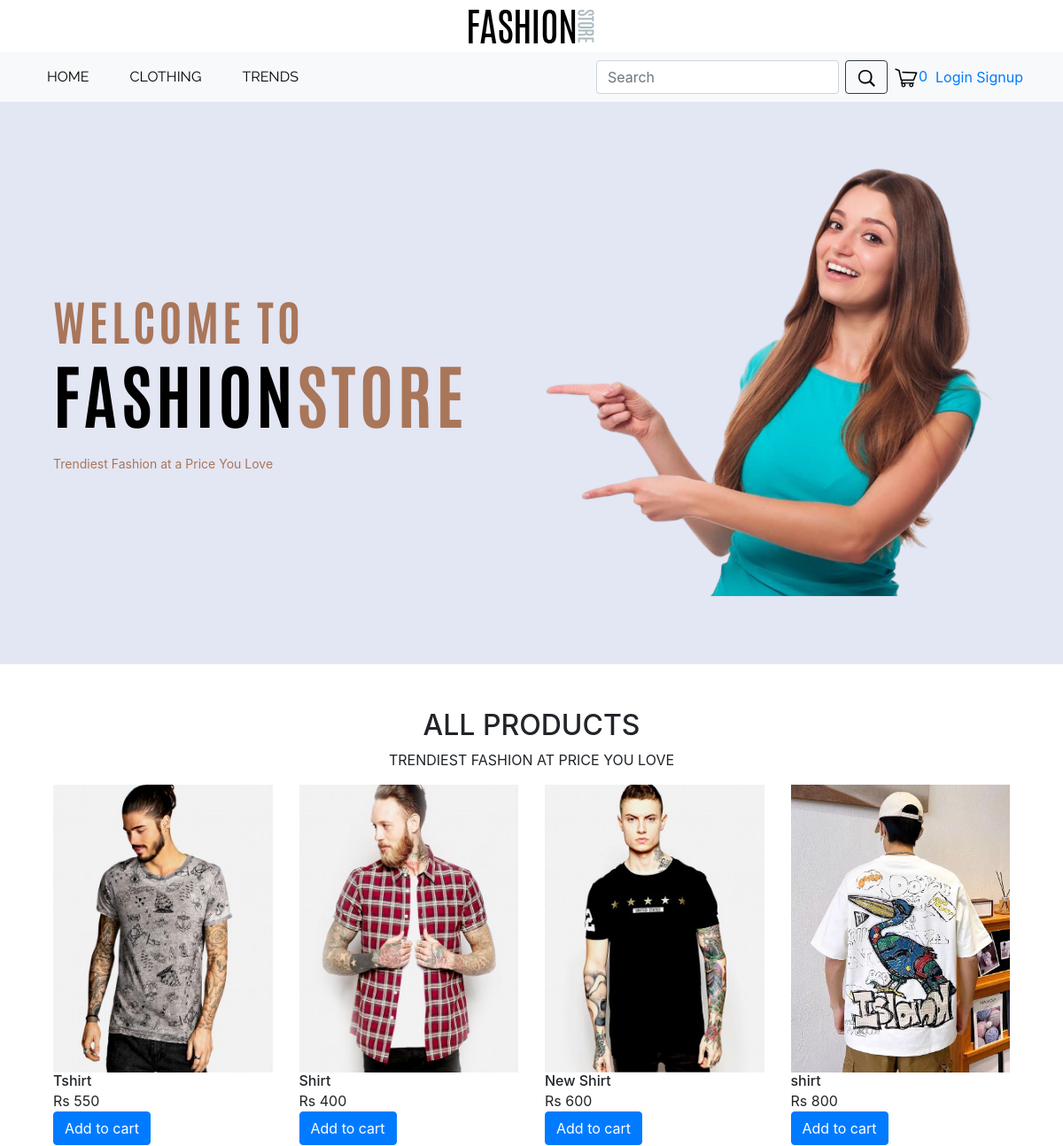
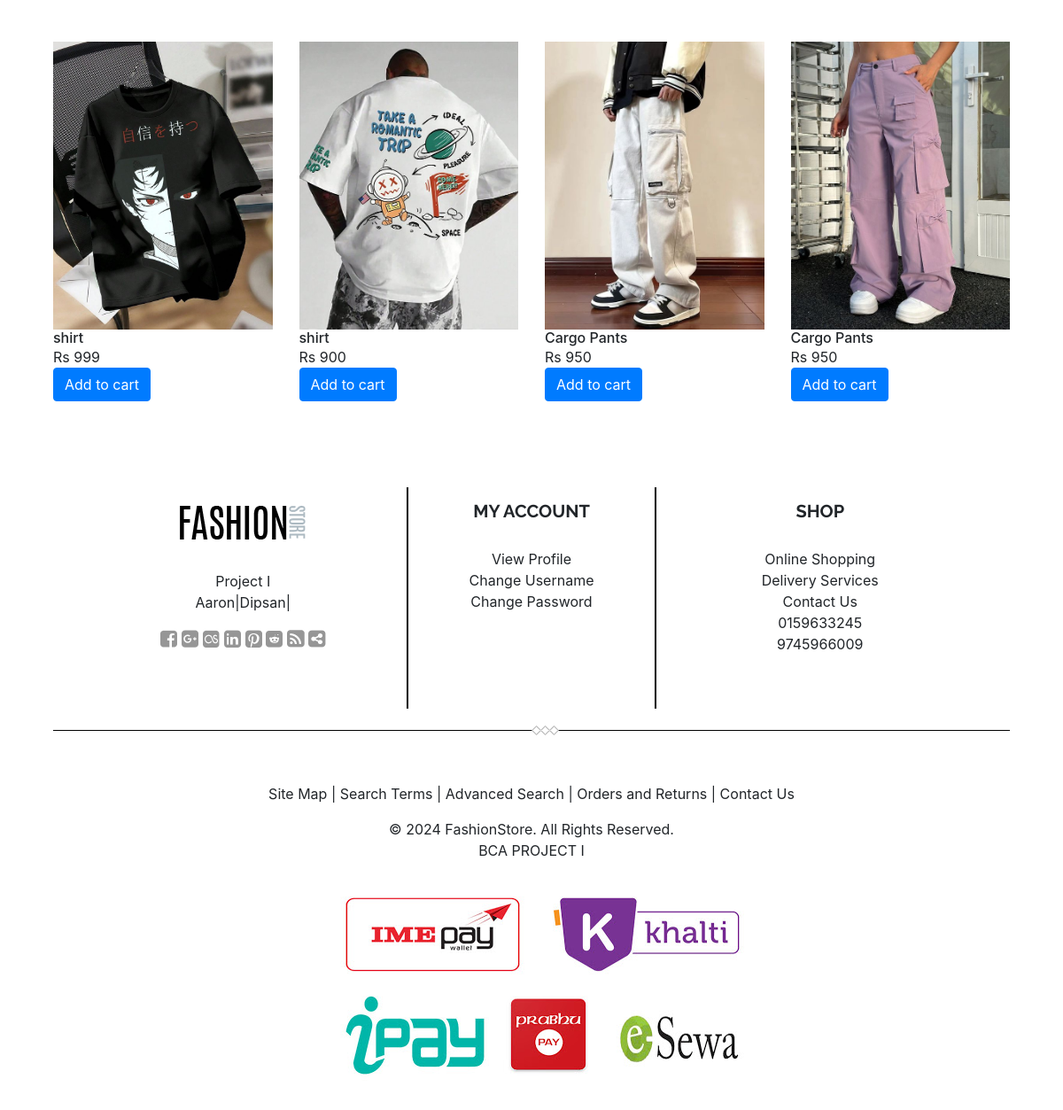
The page / on the database its author committed (2 pictures, top to bottom).
### tables this page shows
CREATE TABLE `product` (
  `id` int(100) NOT NULL,
  `name` varchar(100) NOT NULL,
  `catagory` varchar(100) NOT NULL,
  `description` varchar(100) NOT NULL,
  `quantity` int(100) NOT NULL,
  `Price` int(100) NOT NULL,
  `imgname` varchar(100) NOT NULL
);

### products.php (the view, shortened to what this page needs)
<div class="container product">
    <div class="row">
      <?php
      $sql = "SELECT * FROM product";
      $result = $conn->query($sql);
      if (mysqli_num_rows($result) > 0) {
        while ($row = mysqli_fetch_assoc($result)) {
      ?>
          <div class="col-md-3 col-sm-6 col-6 mb-5 product-card">
            <form action="<?php echo $_SERVER['PHP_SELF']; ?>" method="post">
              <img src="admin/product_img/<?php echo $row['imgname']; ?>">
              <div>
                <h6 class="mb-0"><?php echo $row["name"] ?></h6>
                <span>Rs <?php echo $row["Price"] ?></span>
                <input type="hidden" name="product_price" value="<?php echo $row['Price']; ?>"><br>
                <input type="submit" class="btn btn btn-primary" value="Add to cart" name="add_to_cart">
              </div>
            </form>
          </div>
      <?php
        }
      } else
        echo "0 results";
      ?>
    </div>
  </div>

### header.php (shortened to what this page needs)
<!DOCTYPE html>
<html>
<head>
    <link rel="stylesheet" href="https://stackpath.bootstrapcdn.com/bootstrap/4.5.0/css/bootstrap.min.css">
<link rel="stylesheet" href="css/style.css">
    <link rel="stylesheet" type="text/css" href="css/responsive.css">
</head>
<body>
  <header>
    <div class="container">
    <div class="header-top">
        <div class="row">
          <div class="col-md-12 text-center">
            <a href=""><img src="img/logo.png"></a>
          </div>
        </div>
    </div>
    </div>
  </header>
<nav class="navbar navbar-expand-lg navbar-light bg-light">
  <div class="container">
    <div class="collapse navbar-collapse" id="navbarSupportedContent">
      <ul class="navbar-nav mr-auto">
        <li class="nav-item">
          <a class="nav-link" href="index.php">Home</a>
        </li>
        <li class="nav-item">
          <a class="nav-link" href="Clothing.php"> Clothing</a>
        </li>
        <li class="nav-item">
          <a class="nav-link" href="Trends.php">Trends</a>
        </li>
      </ul>
      <form class="form-inline"  action="search(1).php" method="post">
        <input class="form-control" type="search" placeholder="Search" aria-label="Search" name="name">
        <button class="btn btn-outline-dark" type="submit" style="margin-left:7px;margin-right:7px;"><img src="img/search.png"></button>
        </form>
        <?php
          $total=0;
              ?>
        <a href="cart(1).php"><img src="img/cart.png"><?php echo $total?></a>&nbsp;&nbsp;
        <?php
if(isset($_SESSION['auth']))
{
   if($_SESSION['auth']==1)
   {
    echo $_SESSION['username']; ?>
    <a href="profile.php">(My Orders)</a> &nbsp;&nbsp;
    <a href="logout.php">(Logout)</a>
<?php
   }
}
else
{
?>
  <a href="login.php">Login</a>&nbsp;
  <a href="Register.php">Signup</a>
<?php
}
?>
    </div>
  </div>
</nav>

### index.php (shortened to what this page needs)
<?php
include 'header.php';
include 'lib/connection.php';
?>
<div class="banner">
  <div class="container">
    <div class="row">
      <div class="col-md-6">
        <div class="banner-text">
          <p class="bt1">Welcome To</p>
          <p class="bt2"><span class="bt3">Fashion</span>Store</p>
          <p class="bt4">Trendiest Fashion at a Price You Love</p>
        </div>
      </div>
      <div class="col-md-6">
      </div>
    </div>
  </div>
</div>
<section>
  <div class="container ">
    <div class="topsell-head">
      <div class="row">
        <div class="col-md-12 text-center">
          <h2>All Products</h2>
          <p>Trendiest Fashion at Price you Love</p>
        </div>
      </div>
    </div>
  </div>
  <?php
  include 'products.php';
  ?>
</section>
<?php
include 'footer.php';
?>

### footer.php (shortened to what this page needs)
<br>
<div class="footer">
  <div class="container">
    <div class="row">
      <div class="col-lg-4 text-center">
        <img src="img/logo.png" class="footer-img">
        <p>Project I <br> Aaron|Dipsan|</p>
        <img src="img/social.png">
      </div>
      <span id="footer-line"></span>
      <div class="col-lg-3 text-center">
        <h5 class="footer-header">My account</h5>
        <p>View Profile<br>
        Change Username<br>
        Change Password<br>
        </p>
      </div>
       <span  id="footer-line"></span>
      <div class="col-lg-4 text-center">
       <h5 class="footer-header">Shop</h5>
      <p>Online Shopping<br>
      Delivery Services<br>
      Contact Us<br>
      0159633245<br>
      9745966009</p>
      </div>
    </div>
  </div>
</div>
<br>
<div class="container">
  <div class="row">
    <div class="col-md-12">
    </div>
    <div class="col-md-12 text-center">
      <img src="img/footerful.png" class="last-pic">
    </div>
  </div>
</div>
<br>
<div class="footer1">
  <div class="container">
    <div class="row">
      <div class="col-md-12 text-center">
        <p>Site Map | Search Terms | Advanced Search | Orders and Returns | Contact Us</p>
        <p>© 2024 FashionStore. All Rights Reserved. <br>
      BCA PROJECT I
      </p>
        <img src="img/Online-Payment-Gateway.jpg" class="img-fluid">
      </div>
    </div>
  </div>
</div>
</body>
</html>

### css/style.css (style rules this page uses)
.header-top { padding-top: 10px; padding-bottom: 10px; }
.nav-item { padding-right: 30px; font-family: "Raleway", sans-serif; text-transform: uppercase; }
.navbar-light .navbar-nav .nav-link { color: rgb(0, 0, 0); }
.banner { padding: 200px 0; background-image: url('../img/hero4.png'); background-repeat: no-repeat; background-size: cover; }
.bt1 { margin-top: 10px; font-family: antonio; font-size: 54px; color: #a9765a; text-transform: uppercase; letter-spacing: 4px; }
.bt2 { font-family: antonio; font-size: 80px; color: #a9765a; text-transform: uppercase; line-height: 55px; letter-spacing: 4px; padding-bottom: 20px; }
.bt3 { color: black; }
.bt4 { color: #a9765a; font-size: 14px; }
.topsell-head { text-transform: uppercase; padding-top: 50px; }
.row { display: -ms-flexbox; display: flex; -ms-flex-wrap: wrap; flex-wrap: wrap; margin: auto; flex-direction: row; align-content: center; justify-content: center; max-width: 1140px; }
.col-md-3 { width: 25%; }
.footer1 { margin-top: 35px; margin-bottom: 42px; }
.footer-img { margin-top: 45px; margin-bottom: 35px; }
.footer-header { font-family: "Raleway", sans-serif; font-weight: bold; margin-top: 40px; margin-bottom: 30px; text-transform: uppercase; }
#footer-line { display: block; height: 250px; width: 2px; background-color: black; margin-top: 25px; }
.last-pic { position: absolute; margin-top: -8px; }
.product-card img { width: 100%; height: 325px; }

### rows shown on the page
product: imgname (picture), name "Tshirt", Price "550"
product: imgname (picture), name "Shirt", Price "400"
product: imgname (picture), name "New Shirt", Price "600"
product: imgname (picture), name "shirt", Price "800"
product: imgname (picture), name "shirt", Price "999"
product: imgname (picture), name "shirt", Price "900"
product: imgname (picture), name "Cargo Pants", Price "950"
product: imgname (picture), name "Cargo Pants", Price "950"

### other values the page prints
$total "0"
